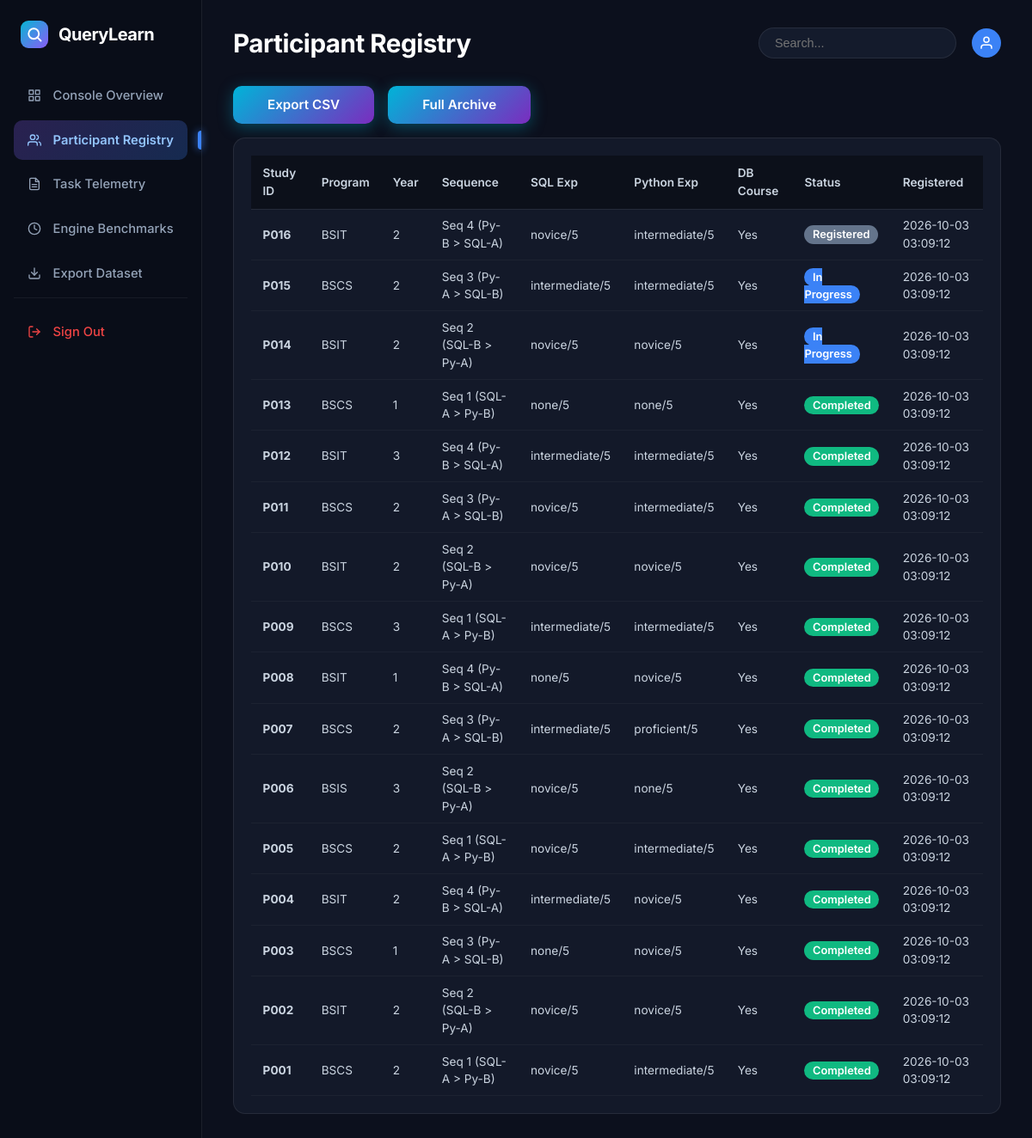
/dashboard/participants (signed in), run on the app's committed database.
### tables this page shows
CREATE TABLE participants (
        id INTEGER PRIMARY KEY AUTOINCREMENT,
        study_id TEXT UNIQUE NOT NULL,
        program TEXT,
        year_level INTEGER,
        python_exp TEXT,
        sql_exp TEXT,
        other_languages TEXT,
        db_course TEXT,
        consent BOOLEAN,
        sequence_id INTEGER,
        status TEXT,
        created_at TIMESTAMP DEFAULT CURRENT_TIMESTAMP
    );

### blueprints/dashboard.py (the view)
    def wrapper(*args, **kwargs):
        if not session.get('is_researcher'):
            return redirect(url_for('auth.researcher_login'))
        return f(*args, **kwargs)

### blueprints/dashboard.py (called while the page is built)
def require_researcher(f):
    def wrapper(*args, **kwargs):
        if not session.get('is_researcher'):
            return redirect(url_for('auth.researcher_login'))
        return f(*args, **kwargs)
    wrapper.__name__ = f.__name__
    return wrapper

@dashboard_bp.route('/participants')
@require_researcher
def participants():
    conn = sqlite3.connect(Config.RESEARCH_DB)
    conn.row_factory = sqlite3.Row
    cursor = conn.cursor()
    cursor.execute("SELECT * FROM participants ORDER BY id DESC")
    participants_list = [dict(r) for r in cursor.fetchall()]
    conn.close()
    return render_template('dashboard/participants.html', participants=participants_list)

### templates/dashboard/participants.html (shortened to what this page needs)
<!DOCTYPE html>
<html lang="en">
<head>
    <link rel="stylesheet" href="{{ url_for('static', filename='css/style.css') }}">
</head>
<body>
<div class="db-page">
    <aside class="db-sidebar">
        <a href="{{ url_for('dashboard.overview') }}" class="db-brand">
            <div class="db-brand-icon">
                <svg width="18" height="18" viewBox="0 0 24 24" fill="none">
                    <circle cx="11" cy="11" r="8" stroke="#ffffff" stroke-width="2.5"/>
                    <line x1="16.5" y1="16.5" x2="22" y2="22" stroke="#ffffff" stroke-width="2.5" stroke-linecap="round"/>
                </svg>
            </div>
            <span class="db-brand-text">QueryLearn</span>
        </a>
        <nav class="db-nav">
            <a href="{{ url_for('dashboard.overview') }}" class="db-nav-link">
                <span>Console Overview</span>
            </a>
            <a href="{{ url_for('dashboard.participants') }}" class="db-nav-link active">
                <span>Participant Registry</span>
            </a>
            <a href="{{ url_for('dashboard.results') }}" class="db-nav-link">
                <span>Task Telemetry</span>
            </a>
            <a href="{{ url_for('dashboard.benchmarks') }}" class="db-nav-link">
                <svg width="16" height="16" viewBox="0 0 24 24" fill="none" stroke="currentColor" stroke-width="2" stroke-linecap="round" stroke-linejoin="round"><circle cx="12" cy="12" r="10"></circle><polyline points="12 6 12 12 16 14"></polyline></svg>
                <span>Engine Benchmarks</span>
            </a>
            <a href="{{ url_for('dashboard.export', type='all') }}" class="db-nav-link">
                <svg width="16" height="16" viewBox="0 0 24 24" fill="none" stroke="currentColor" stroke-width="2" stroke-linecap="round" stroke-linejoin="round"><path d="M21 15v4a2 2 0 0 1-2 2H5a2 2 0 0 1-2-2v-4"></path><polyline points="7 10 12 15 17 10"></polyline><line x1="12" y1="15" x2="12" y2="3"></line></svg>
                <span>Export Dataset</span>
            </a>
            <div style="margin-top: auto; padding-top: 1rem; border-top: 1px solid rgba(255,255,255,0.06);">
                <a href="{{ url_for('auth.logout') }}" class="db-nav-link" style="color: #ef4444;">
                    <svg width="16" height="16" viewBox="0 0 24 24" fill="none" stroke="currentColor" stroke-width="2" stroke-linecap="round" stroke-linejoin="round"><path d="M9 21H5a2 2 0 0 1-2-2V5a2 2 0 0 1 2-2h4"></path><polyline points="16 17 21 12 16 7"></polyline><line x1="21" y1="12" x2="9" y2="12"></line></svg>
                    <span>Sign Out</span>
                </a>
            </div>
        </nav>
    </aside>
    <main class="db-main">
        <header class="db-topbar">
            <h1 class="db-title">Participant Registry</h1>
            <div class="db-topbar-tools">
                <input type="text" class="db-search" placeholder="Search...">
                <div class="db-user">
                    <div class="db-user-avatar">
                        <svg width="18" height="18" viewBox="0 0 24 24" fill="none" stroke="currentColor" stroke-width="2"><path d="M20 21v-2a4 4 0 0 0-4-4H8a4 4 0 0 0-4 4v2"></path><circle cx="12" cy="7" r="4"></circle></svg>
                    </div>
                </div>
            </div>
        </header>
        <div style="margin-bottom: 1rem; display: flex; gap: 1rem;">
            <a href="{{ url_for('dashboard.export', type='participants') }}" class="db-btn-run-gradient" style="text-decoration: none; display: inline-block;">Export CSV</a>
            <a href="{{ url_for('dashboard.export', type='all') }}" class="db-btn-run-gradient" style="text-decoration: none; display: inline-block;">Full Archive</a>
        </div>
        <div class="db-results-card" style="width: 100%;">
            <table class="db-dark-table">
                <thead>
                    <tr>
                        <th>Study ID</th>
                        <th>Program</th>
                        <th>Year</th>
                        <th>Sequence</th>
                        <th>SQL Exp</th>
                        <th>Python Exp</th>
                        <th>DB Course</th>
                        <th>Status</th>
                        <th>Registered</th>
                    </tr>
                </thead>
                <tbody>
                    {% for p in participants %}
                    <tr>
                        <td><strong>{{ p.study_id }}</strong></td>
                        <td>{{ p.program }}</td>
                        <td>{{ p.year_level }}</td>
                        <td>
                            {% if p.sequence_id == 1 %}
                                Seq 1 (SQL-A > Py-B)
                            {% elif p.sequence_id == 2 %}
                                Seq 2 (SQL-B > Py-A)
                            {% elif p.sequence_id == 3 %}
                                Seq 3 (Py-A > SQL-B)
                            {% else %}
                                Seq 4 (Py-B > SQL-A)
                            {% endif %}
                        </td>
                        <td>{{ p.sql_exp }}/5</td>
                        <td>{{ p.python_exp }}/5</td>
                        <td>{{ 'Yes' if p.db_course else 'No' }}</td>
                        <td>
                            {% if p.status == 'completed' %}
                                <span style="background-color: #10b981; color: white; padding: 0.2rem 0.6rem; border-radius: 9999px; font-size: 0.8rem; font-weight: 600;">Completed</span>
                            {% elif p.status == 'in_progress' %}
                                <span style="background-color: #3b82f6; color: white; padding: 0.2rem 0.6rem; border-radius: 9999px; font-size: 0.8rem; font-weight: 600;">In Progress</span>
                            {% else %}
                                <span style="background-color: #64748b; color: white; padding: 0.2rem 0.6rem; border-radius: 9999px; font-size: 0.8rem; font-weight: 600;">Registered</span>
                            {% endif %}
                        </td>
                        <td>{{ p.created_at }}</td>
                    </tr>
                    {% else %}
                    <tr>
                        <td colspan="9" style="text-align: center; color: #64748b; padding: 1rem;">No participants found.</td>
                    </tr>
                    {% endfor %}
                </tbody>
            </table>
        </div>
    </main>
</div>
</body>
</html>

### static/css/style.css (style rules this page uses)
:root { --bg-main: #0c101d; --bg-sidebar: #090d18; --bg-card: #131929; --bg-card-alt: #161e31; --bg-editor: #0c101a; --border-subtle: rgba(255, 255, 255, 0.08); --border-focus: #3b82f6; --text-white: #ffffff; --text-slate: #cbd5e1; --text-muted: #64748b; --text-dark: #0f172a; --text-body-light: #334155; --gradient-brand: linear-gradient(135deg, #06b6d4 0%, #8b5cf6 100%); --gradient-welcome: linear-gradient(135deg, #1b1b36 0%, #151d38 60%, #182848 100%); --gradient-run-glow: linear-gradient(135deg, #00b4d8 0%, #7b2cbf 100%); --gradient-emerald: linear-gradient(135deg, #10b981 0%, #059669 100%); --gradient-blue: linear-gradient(135deg, #2563eb 0%, #3b82f6 100%); --gradient-purple-active: linear-gradient(135deg, rgba(139, 92, 246, 0.25) 0%, rgba(59, 130, 246, 0.25) 100%); --radius-card: 14px; --radius-pill: 9999px; --font-sans: 'Inter', -apple-system, BlinkMacSystemFont, sans-serif; --font-mono: 'JetBrains Mono', 'Fira Code', Consolas, monospace; }
* { box-sizing: border-box; margin: 0; padding: 0; }
body { background-color: var(--bg-main); color: var(--text-slate); font-family: var(--font-sans); line-height: 1.5; min-height: 100vh; overflow-x: hidden; -webkit-font-smoothing: antialiased; }
.db-page { display: flex; min-height: 100vh; background-color: #0c101d; }
.db-sidebar { width: 235px; background-color: var(--bg-sidebar); border-right: 1px solid var(--border-subtle); display: flex; flex-direction: column; padding: 1.5rem 1rem; flex-shrink: 0; }
.db-brand { display: flex; align-items: center; gap: 0.75rem; padding: 0 0.5rem 2rem; text-decoration: none; }
.db-brand-icon { width: 32px; height: 32px; background: var(--gradient-brand); border-radius: 9px; display: flex; align-items: center; justify-content: center; font-weight: 800; font-size: 1.1rem; color: #fff; }
.db-brand-text { font-size: 1.25rem; font-weight: 700; color: #ffffff; letter-spacing: -0.5px; }
.db-nav { display: flex; flex-direction: column; gap: 0.35rem; }
.db-nav-link { display: flex; align-items: center; gap: 0.85rem; padding: 0.75rem 1rem; border-radius: 10px; color: #94a3b8; font-size: 0.92rem; font-weight: 500; text-decoration: none; transition: all 0.2s; position: relative; }
.db-nav-link.active { background: var(--gradient-purple-active); color: #93c5fd; font-weight: 600; }
.db-nav-link.active::after { content: ""; position: absolute; right: -1rem; top: 50%; transform: translateY(-50%); width: 4px; height: 22px; background-color: #3b82f6; border-radius: 4px 0 0 4px; box-shadow: 0 0 10px #3b82f6; }
.db-main { flex: 1; display: flex; flex-direction: column; padding: 1.75rem 2.25rem; overflow-y: auto; }
.db-topbar { display: flex; justify-content: space-between; align-items: center; margin-bottom: 1.75rem; }
.db-title { font-size: 1.85rem; font-weight: 700; color: #ffffff; letter-spacing: -0.5px; }
.db-topbar-tools { display: flex; align-items: center; gap: 1.15rem; }
.db-search { background-color: #141b2c; border: 1px solid var(--border-subtle); border-radius: var(--radius-pill); padding: 0.55rem 1.15rem; color: #ffffff; font-size: 0.9rem; width: 230px; outline: none; }
.db-user { display: flex; align-items: center; gap: 0.65rem; }
.db-user-avatar { width: 34px; height: 34px; border-radius: 50%; background: #3b82f6; display: flex; align-items: center; justify-content: center; color: white; font-weight: 600; font-size: 0.85rem; }
.db-btn-run-gradient { background: var(--gradient-run-glow); color: #ffffff; padding: 0.65rem 2.5rem; font-weight: 600; font-size: 0.95rem; border-radius: 10px; border: none; cursor: pointer; box-shadow: 0 4px 18px rgba(0, 180, 216, 0.35); transition: all 0.2s; text-decoration: none; }
.db-results-card { background-color: var(--bg-card); border: 1px solid var(--border-subtle); border-radius: var(--radius-card); padding: 1.25rem; }
.db-dark-table { width: 100%; border-collapse: collapse; font-size: 0.85rem; color: #cbd5e1; }
.db-dark-table th { background-color: #0c101a; padding: 0.65rem 0.85rem; border-bottom: 1px solid var(--border-subtle); text-align: left; font-weight: 600; }
.db-dark-table td { padding: 0.55rem 0.85rem; border-bottom: 1px solid rgba(255, 255, 255, 0.04); }
:root { --shadow-lg: 0 10px 30px rgba(0, 0, 0, 0.4); --shadow-glow-blue: 0 0 20px rgba(59, 130, 246, 0.3); --gradient-primary: linear-gradient(135deg, #2563eb 0%, #3b82f6 100%); }

### data on the page
participants: study_id "P016", program "BSIT", year_level "2", sequence_id "Seq 4 (Py-B > SQL-A)", sql_exp "novice", python_exp "intermediate", db_course "Yes", status "Registered", created_at "2026-10-03 03:09:12"
participants: study_id "P015", program "BSCS", year_level "2", sequence_id "Seq 3 (Py-A > SQL-B)", sql_exp "intermediate", python_exp "intermediate", db_course "Yes", status "In Progress", created_at "2026-10-03 03:09:12"
participants: study_id "P014", program "BSIT", year_level "2", sequence_id "Seq 2 (SQL-B > Py-A)", sql_exp "novice", python_exp "novice", db_course "Yes", status "In Progress", created_at "2026-10-03 03:09:12"
participants: study_id "P013", program "BSCS", year_level "1", sequence_id "Seq 1 (SQL-A > Py-B)", sql_exp "none", python_exp "none", db_course "Yes", status "Completed", created_at "2026-10-03 03:09:12"
participants: study_id "P012", program "BSIT", year_level "3", sequence_id "Seq 4 (Py-B > SQL-A)", sql_exp "intermediate", python_exp "intermediate", db_course "Yes", status "Completed", created_at "2026-10-03 03:09:12"
participants: study_id "P011", program "BSCS", year_level "2", sequence_id "Seq 3 (Py-A > SQL-B)", sql_exp "novice", python_exp "intermediate", db_course "Yes", status "Completed", created_at "2026-10-03 03:09:12"
participants: study_id "P010", program "BSIT", year_level "2", sequence_id "Seq 2 (SQL-B > Py-A)", sql_exp "novice", python_exp "novice", db_course "Yes", status "Completed", created_at "2026-10-03 03:09:12"
participants: study_id "P009", program "BSCS", year_level "3", sequence_id "Seq 1 (SQL-A > Py-B)", sql_exp "intermediate", python_exp "intermediate", db_course "Yes", status "Completed", created_at "2026-10-03 03:09:12"
participants: study_id "P008", program "BSIT", year_level "1", sequence_id "Seq 4 (Py-B > SQL-A)", sql_exp "none", python_exp "novice", db_course "Yes", status "Completed", created_at "2026-10-03 03:09:12"
participants: study_id "P007", program "BSCS", year_level "2", sequence_id "Seq 3 (Py-A > SQL-B)", sql_exp "intermediate", python_exp "proficient", db_course "Yes", status "Completed", created_at "2026-10-03 03:09:12"
participants: study_id "P006", program "BSIS", year_level "3", sequence_id "Seq 2 (SQL-B > Py-A)", sql_exp "novice", python_exp "none", db_course "Yes", status "Completed", created_at "2026-10-03 03:09:12"
participants: study_id "P005", program "BSCS", year_level "2", sequence_id "Seq 1 (SQL-A > Py-B)", sql_exp "novice", python_exp "intermediate", db_course "Yes", status "Completed", created_at "2026-10-03 03:09:12"
participants: study_id "P004", program "BSIT", year_level "2", sequence_id "Seq 4 (Py-B > SQL-A)", sql_exp "intermediate", python_exp "novice", db_course "Yes", status "Completed", created_at "2026-10-03 03:09:12"
participants: study_id "P003", program "BSCS", year_level "1", sequence_id "Seq 3 (Py-A > SQL-B)", sql_exp "none", python_exp "novice", db_course "Yes", status "Completed", created_at "2026-10-03 03:09:12"
participants: study_id "P002", program "BSIT", year_level "2", sequence_id "Seq 2 (SQL-B > Py-A)", sql_exp "novice", python_exp "novice", db_course "Yes", status "Completed", created_at "2026-10-03 03:09:12"
participants: study_id "P001", program "BSCS", year_level "2", sequence_id "Seq 1 (SQL-A > Py-B)", sql_exp "novice", python_exp "intermediate", db_course "Yes", status "Completed", created_at "2026-10-03 03:09:12"
